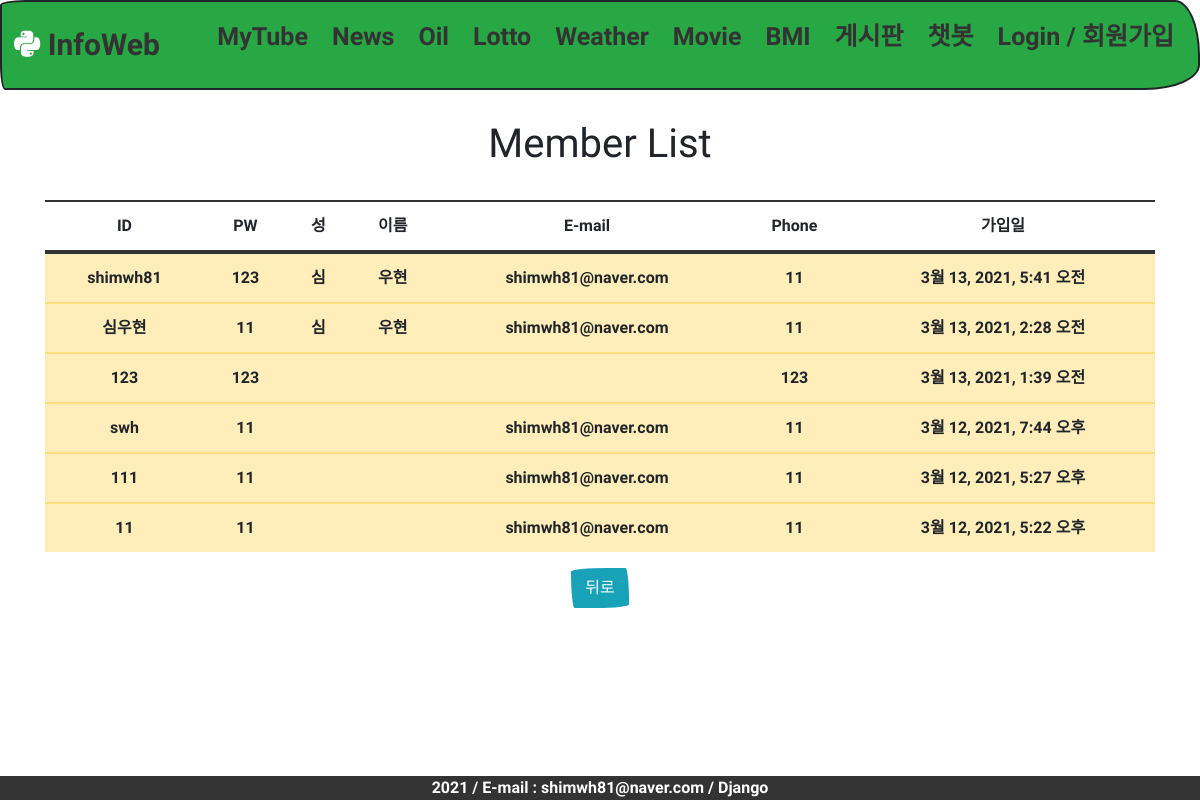
The app's page /member/memlist, older data.
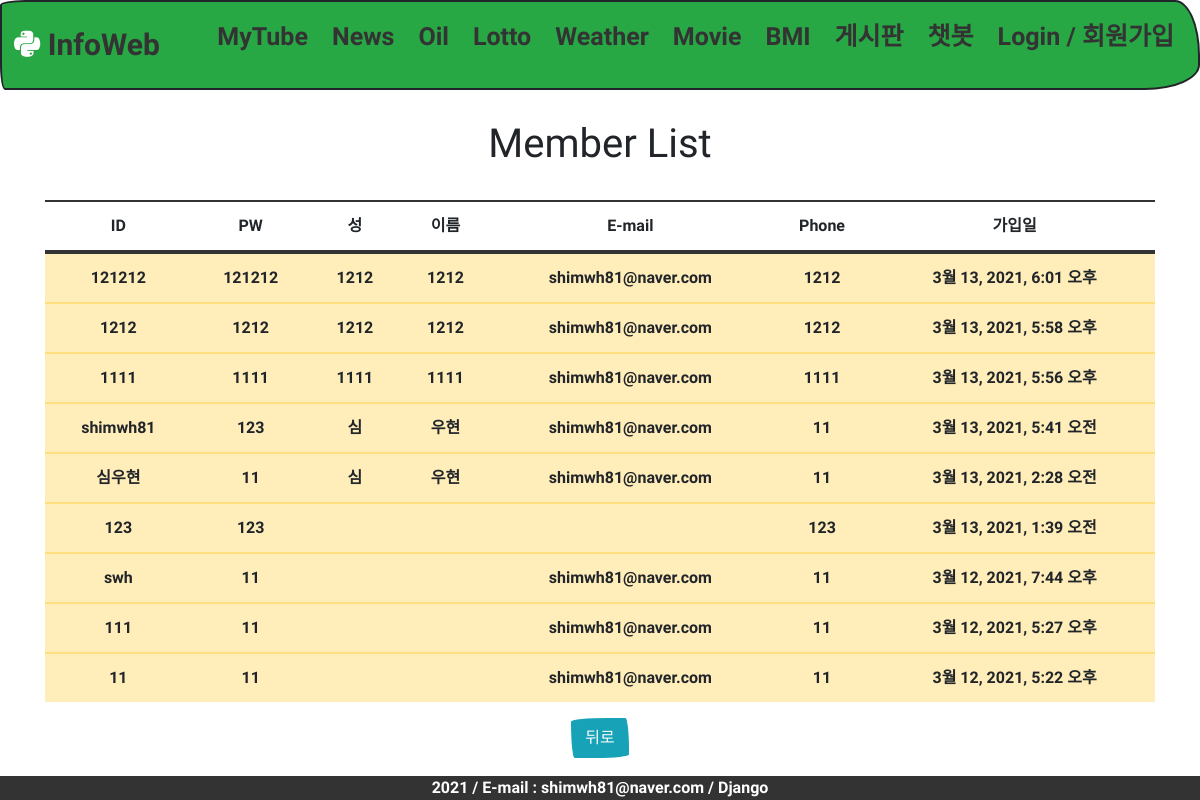
The same page, newer data.
### users/models.py (models this page shows, shortened)
class User(AbstractUser):
    phone = models.CharField(max_length=11)
    regdate = models.DateTimeField(auto_now_add=True)

### users/views.py (the view)
# urls.py: path('memlist', views.memlist, name='memlist'),
def memlist(request):
    memlist = User.objects.exclude(username='admin').order_by('-regdate')
    return render(request,'infoweb/memlist.html', {'memlist':memlist})

### templates/infoweb/memlist.html
{% extends "infoweb/base.html" %}
{% load static %}
{% block content %}
    <h1>Member List</h1>
    <br>
    <table class="table table-hover">
      <thead>
        <tr>
          <th scope="usernaem">ID</th>
          <th scope="password">PW</th>
            <th scope="firstname">성</th>
            <th scope="lastname">이름</th>
          <th scope="email">E-mail</th>
            <th scope="phone">Phone</th>
            <th scope="regdate">가입일</th>
        </tr>
      </thead>
            <tbody>
            {% for mem in memlist %}
             <tr class="table-warning">
              <td>{{mem.username}}</td>
              <td>{{mem.password}}</td>
                 <td>{{mem.last_name}}</td>
                 <td>{{mem.first_name}}</td>
              <td>{{mem.email}}</td>
              <td>{{mem.phone}}</td>
              <td>{{mem.regdate}}</td>
            </tr>
          {% endfor %}
            </tbody>
     </table>
    <a href="{% url 'mypage' %}"><input type="button" class="btn btn-info" value="뒤로"></a>
    <br>
{% endblock %}

Row changes from the older to the newer data that the page shows:
added User: username "121212", password "121212", last_name "1212", first_name "1212", email "shimwh81@naver.com", phone "1212", regdate "3월 13, 2021, 6:01 오후"
added User: username "1212", password "1212", last_name "1212", first_name "1212", email "shimwh81@naver.com", phone "1212", regdate "3월 13, 2021, 5:58 오후"
added User: username "1111", password "1111", last_name "1111", first_name "1111", email "shimwh81@naver.com", phone "1111", regdate "3월 13, 2021, 5:56 오후"
